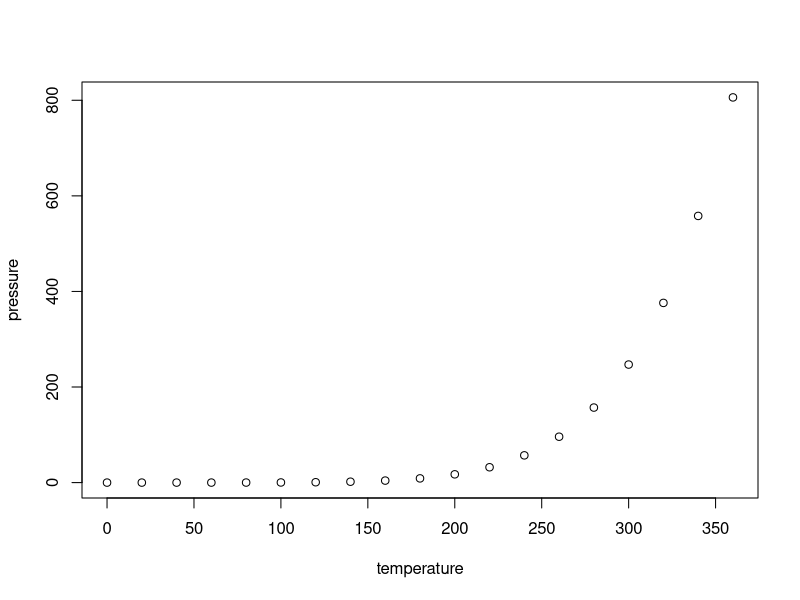
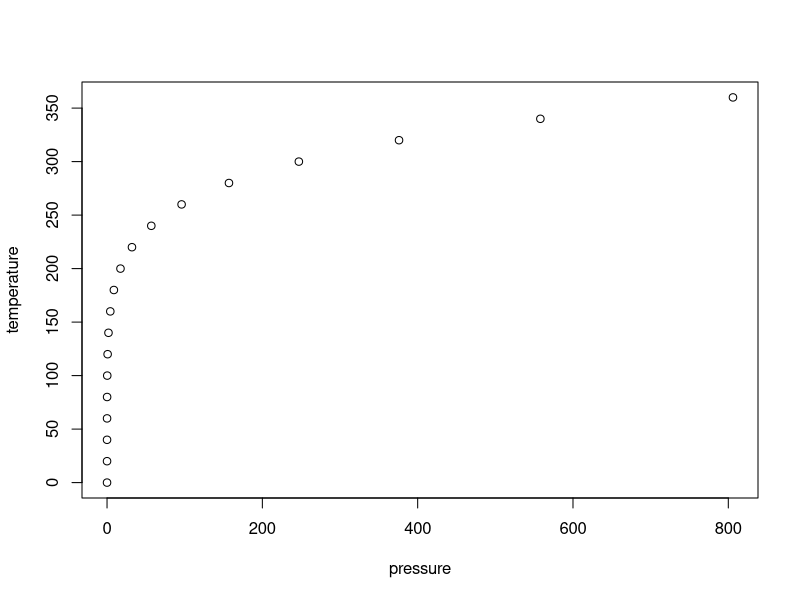
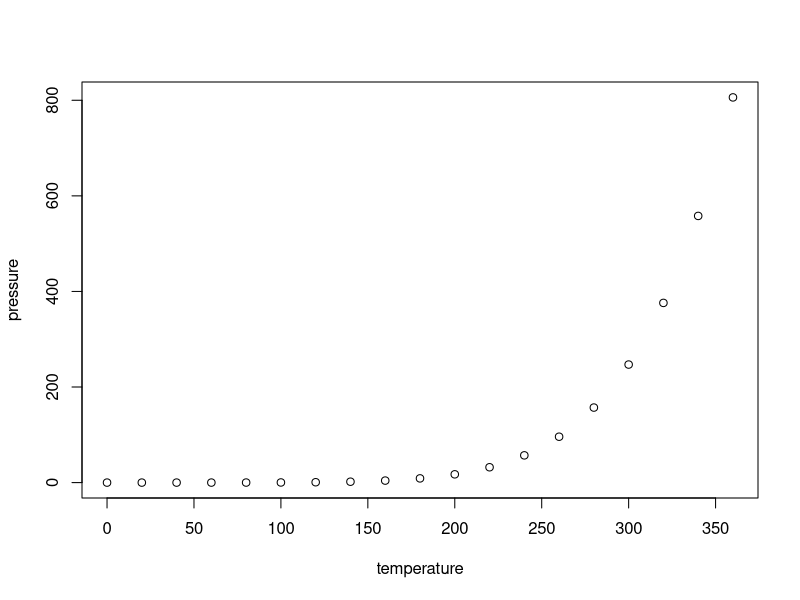
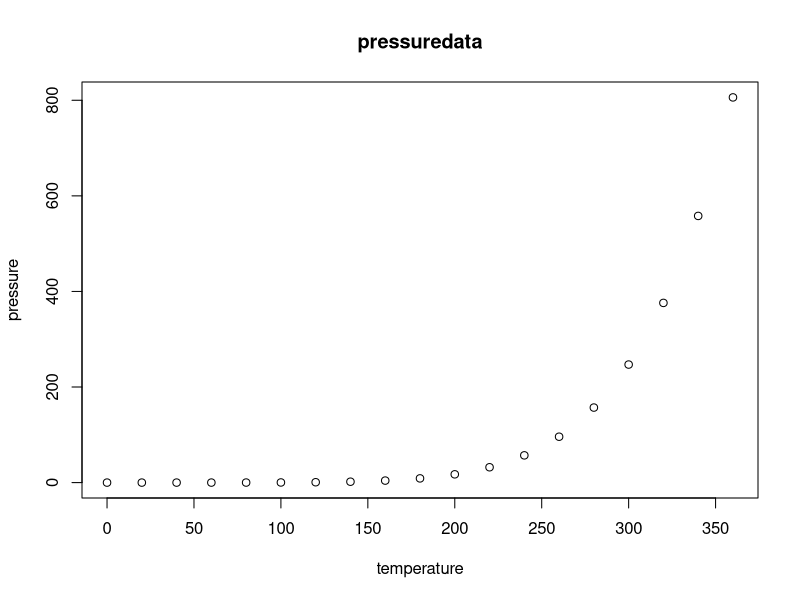
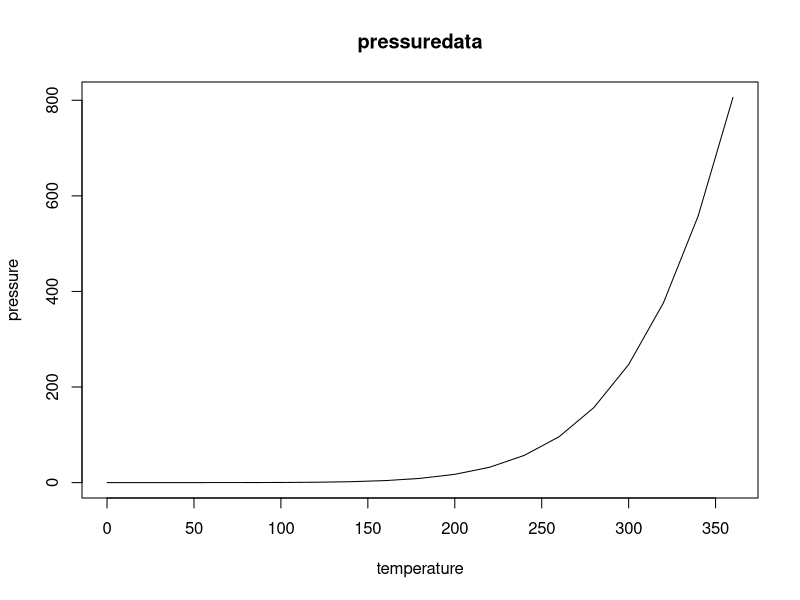
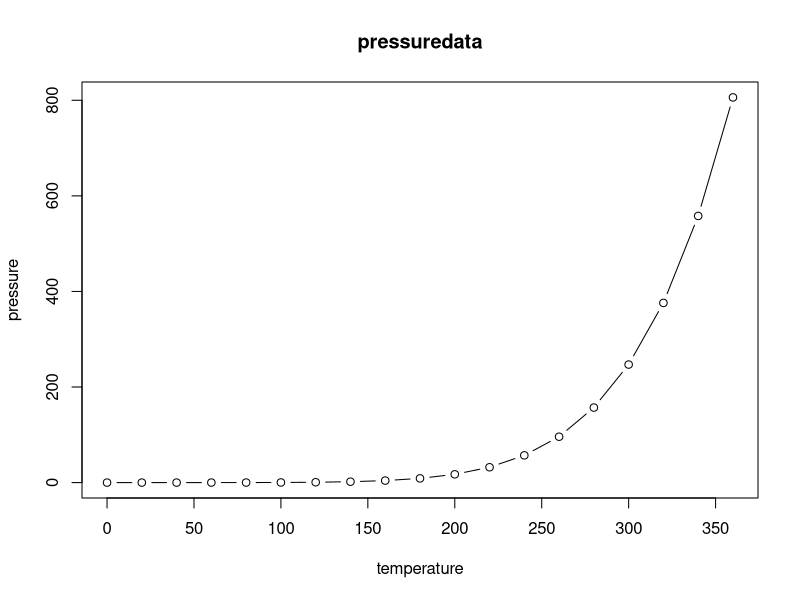
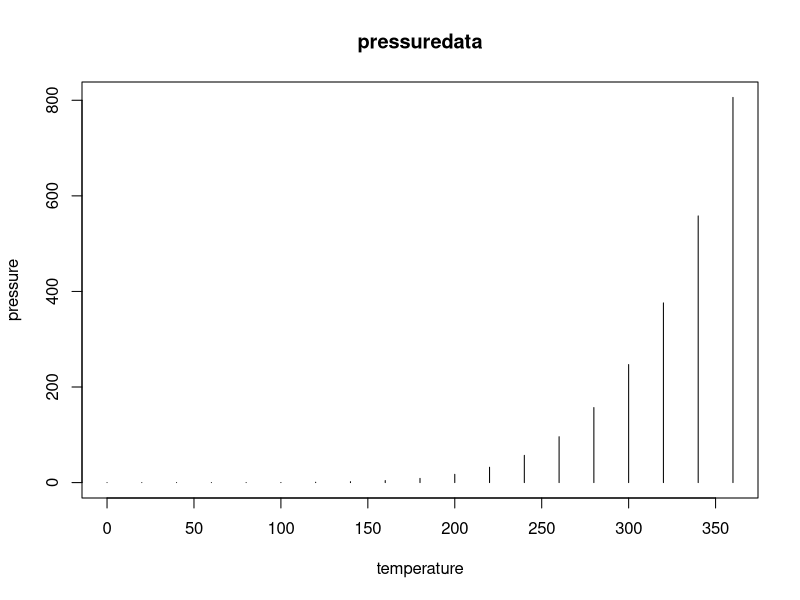
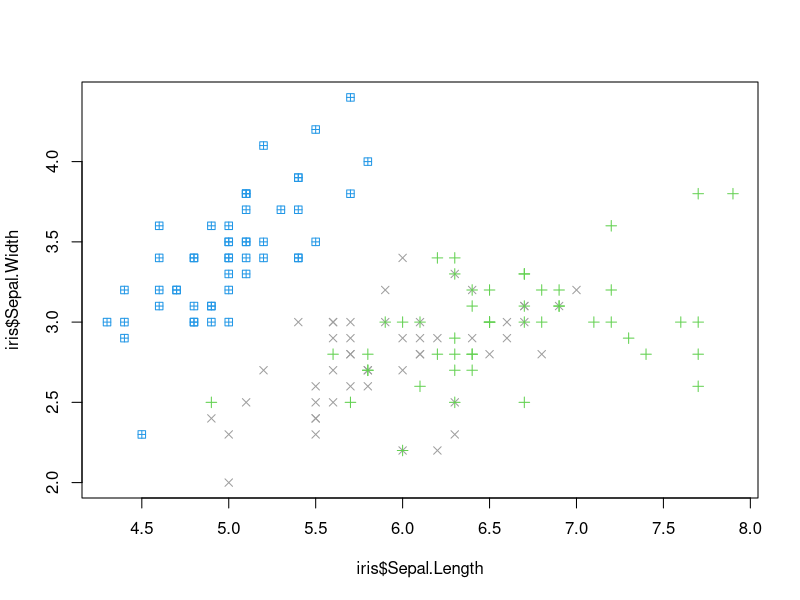

Reproduce these figures in R, in order.
library("datasets")
data("pressure") #data(pressure), works too
plot(pressure)
with(pressure,plot(pressure,temperature))
with(pressure,plot(temperature,pressure))
plot(pressure,type="p", main="pressuredata")
plot(pressure,type="l", main="pressuredata")
plot(pressure,type="b", main="pressuredata")
win.graph()
plot(pressure,type="h", main="pressuredata")
data(iris)#load iris data
pch.vec<-c(12,4,3)[iris$Species]
col.vec<-c(12,24,3)[iris$Species]
plot(iris$Sepal.Length,iris$Sepal.Width,col=col.vec,pch=pch.vec)
boxplot(InsectSprays$count)
boxplot(InsectSprays$count)
boxplot(count~spray,data=InsectSprays)
help(barplot)
barplot(VADeaths)
hist(iris$Sepal.Length)
